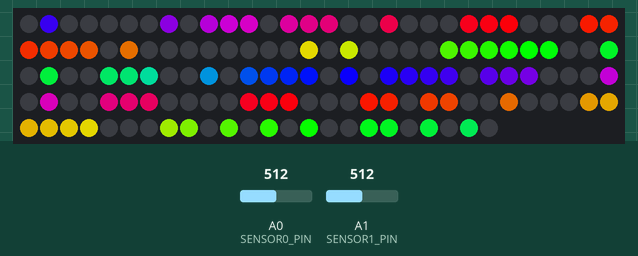
Recording of a sketch running on a simulated Arduino Uno, built with avr-gcc and run on an emulated ATmega328P. On the bench: 144 RGB LEDs in strip order, left to right, continuing on the next row. The test bench sets the inputs (shaded band); at power-on: A0 (SENSOR0_PIN) = 512, A1 (SENSOR1_PIN) = 512. Random numbers use the default seed unless the sketch sets one.

Above: at 1.2 s.
1.3 s: A0 (SENSOR0_PIN) set to 900
At 1.79 s:
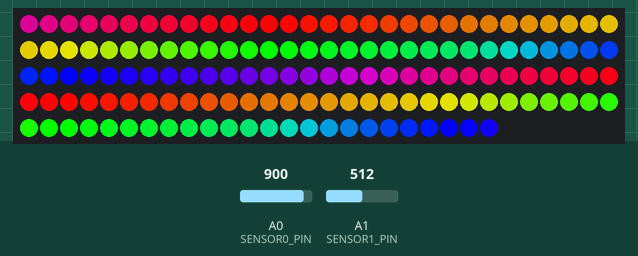
4.1 s: A1 (SENSOR1_PIN) set to 716
At 4.36 s:
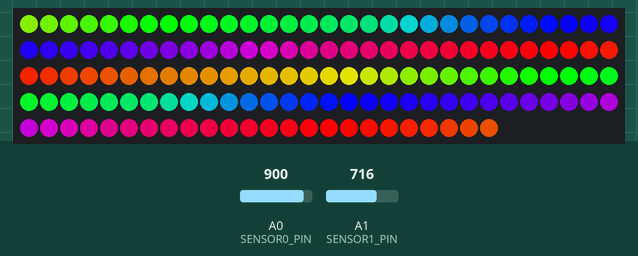
5.7 s: A0 (SENSOR0_PIN) set to 1023
At 5.97 s:
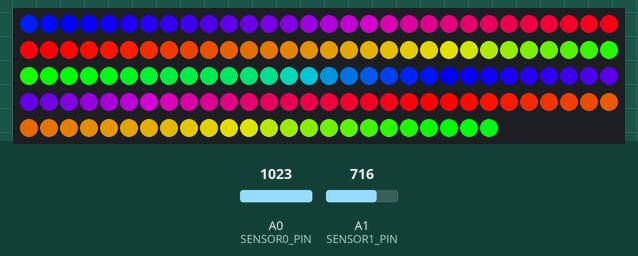
7.3 s: A1 (SENSOR1_PIN) set to 900
At 7.57 s:
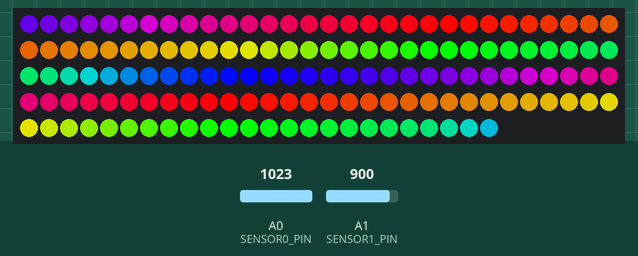
8.9 s: A1 (SENSOR1_PIN) set to 1023
At 9.18 s:
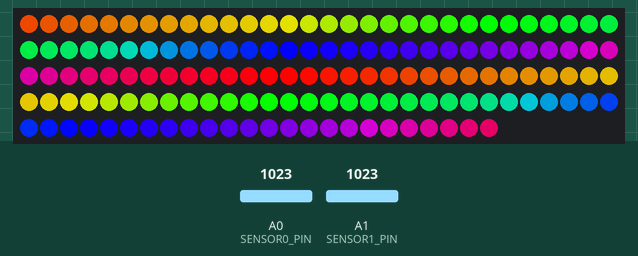
10.5 s: A0 (SENSOR0_PIN) set to 716
At 11.1 s:
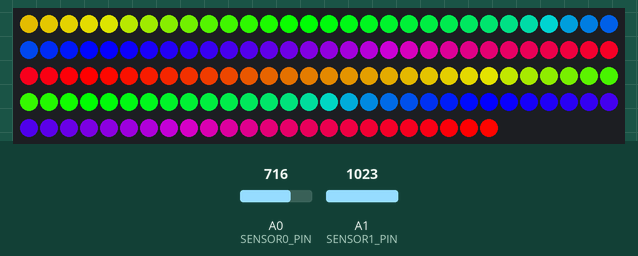
Timing chart, 0 to 13.1 s (numbered marks = the images above; inputs shaded):
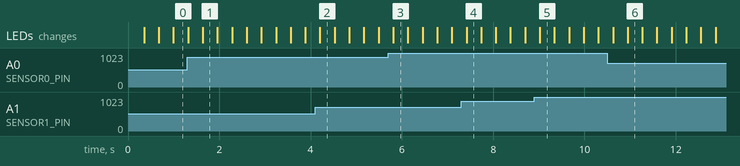

The sketch:

LightDrum.ino
```cpp
#include "FastLED.h"
#include "LightDrum.h"

#define STRIP_TYPE NEOPIXEL
#define STRIP_FORMAT GRB
#define STRIP_LENGTH 144
#define STRIP_PIN 3
#define STRIP_CIRCLE 79

#define SENSOR0_PIN 0
#define SENSOR1_PIN 1

#define SENSOR_FLOOR 200
#define SENSOR_CEIL 700

#define COLOUR_V 255

#define SPIN 500


CRGB leds[STRIP_LENGTH];

smoothVal sensor[2];

long phase = 0;


void setup() {
	FastLED.addLeds<STRIP_TYPE, STRIP_PIN, STRIP_FORMAT>( leds, STRIP_LENGTH);
}

void loop() {
  // put your main code here, to run repeatedly:
	sensor[0].iterate( max( 0, analogRead( SENSOR0_PIN ) - SENSOR_FLOOR ) );
	sensor[1].iterate( max( 0, analogRead( SENSOR1_PIN ) - SENSOR_FLOOR ) );


	phase += map( sensor[0].value, 0, SENSOR_CEIL, 0, -SPIN ) + map( sensor[1].value, 0, SENSOR_CEIL, 0, -SPIN );
	int sparkle = map( max( sensor[1].value, sensor[0].value ) , 0, SENSOR_CEIL, 0, 300 );

	for ( int x = 0; x < STRIP_LENGTH; x ++ ) {
		CHSV pixel;

		pixel.h = map( x, 0, STRIP_CIRCLE, 0, 255 ) + ( phase >> 4 );
		pixel.s = 255;
		pixel.v = random( 255 ) < sparkle ?  COLOUR_V : 0;

		hsv2rgb_rainbow( pixel, leds[x] );
	}

	FastLED.show();

}
```

LightDrum.h
```cpp
#define clamp(v) ((v)>255?255:(v)<0?0:(v))

class smoothVal {
public:
	short value = 0;
	short rise = 40;
	short fall = 2;

	short iterate ( short wantVal ) {
		if ( wantVal > value ) {
			value = min( wantVal, value + rise );
		} else if ( wantVal < value ) {
			value = max( wantVal, value - fall );
		}

		return value;
	};
};


int grad8Clamp ( const int * gradient, long l ) {

    l = clamp(l);
    l = l * 7 / 8;

    long a = gradient[(l>>5)+0];
    long b = gradient[(l>>5)+1];
    short c = l & 31;
    short ic = ( 31 - c );

    return (( a * ic ) + ( b * c ) ) >> 5;

}
```
